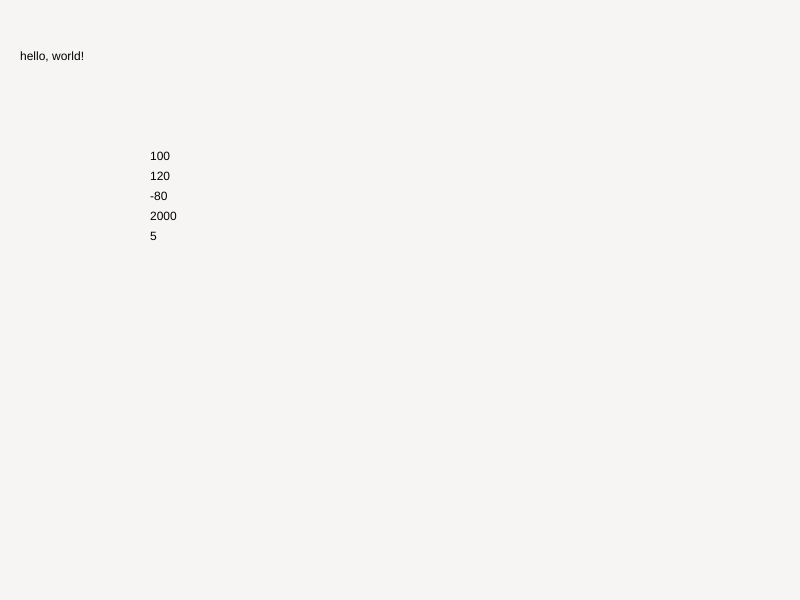
Frame 1 (no input)
Frame 60 (no input): identical to frame 1, image omitted
Frame 120 (the mouse pressed at the canvas centre since frame 60): identical to frame 1, image omitted

The p5.js sketch that drew this single still picture (run headless with seeded random() and noise() and a simulated clock; from frame 60 on, the mouse is pressed at the canvas centre):

// p5.js sketch
// ── sketch.js
function setup() {
  createCanvas(800, 600);
}

function draw() {
  background("#f7f4f4");

  x = 100;
  let a = 20;
  let b = 100;
  let add = a + b;
  let decrease = a - b;
  let mult = a * b;
  let div = b / a;
  let greeting = "hello, world!";

  text(add, 150, 180);
  text(decrease, 150, 200);
  text(mult, 150, 220);
  text(div, 150, 240);

  text(x, 150, 160);
  
  text(greeting, 20, 60);
}
